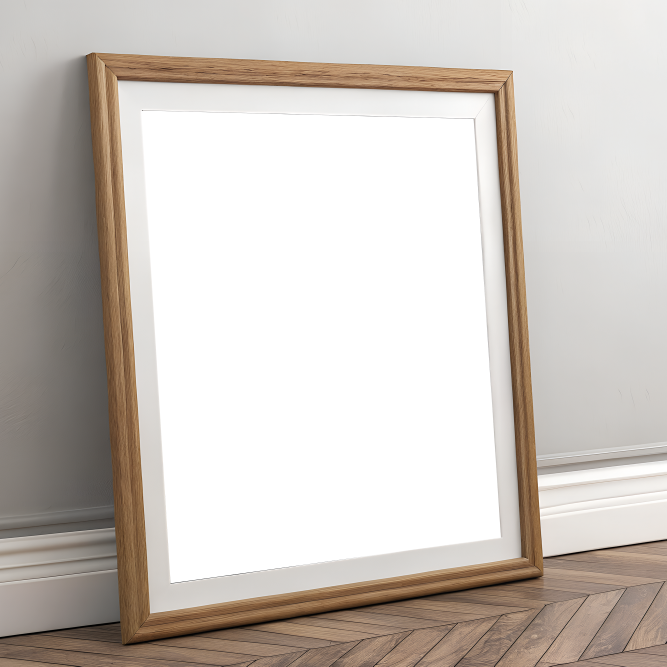
#> input picture inputs/mockups/4x5-categorised/Closeup/4x5-mockup-08.png, 2000 x 2000 px (shown at 1/3 size)
$ python -i analyze_artwork.py   (imports and definitions only)
#> lines starting #> are read from the running program, lines starting #| are printed output that depends on the picture
#!/usr/bin/env python3
# -*- coding: utf-8 -*-

"""DreamArtMachine Lite | analyze_artwork.py
===============================================================
Professional, production-ready, fully sectioned and sub-sectioned
Robbie Mode™ script for analyzing artworks with OpenAI.

This revision adds comprehensive logging, robust error handling and
optional feedback injection for AI analysis. All activity is written to
``capitalart/logs/analyze-artwork-YYYY-MM-DD-HHMM.log``.

Output JSON logic, filename conventions and colour detection remain
compatible with the previous version.
"""

# ============================== [ Imports ] ===============================
import argparse
import datetime as _dt
import json
import logging
import os
import random
import re
import shutil
import sys
import traceback
from pathlib import Path

from PIL import Image
from dotenv import load_dotenv
from openai import OpenAI

Image.MAX_IMAGE_PIXELS = None

# [1 line not run here, left out]
# [1 line that did not run here, left out]


# ======================= [ 1. CONFIGURATION & PATHS ] =======================
PROJECT_ROOT = Path(__file__).resolve().parent.parent

ARTWORKS_DIR = PROJECT_ROOT / "inputs" / "artworks"
MOCKUPS_DIR = PROJECT_ROOT / "inputs" / "mockups"
GENERIC_TEXTS_DIR = PROJECT_ROOT / "generic_texts"
ONBOARDING_PATH = PROJECT_ROOT / "settings" / "Master-Etsy-Listing-Description-Writing-Onboarding.txt"
OUTPUT_JSON = PROJECT_ROOT / "outputs" / "artwork_listing_master.json"
OUTPUT_PROCESSED_ROOT = PROJECT_ROOT / "outputs" / "processed"
LOGS_DIR = PROJECT_ROOT / "logs"
MOCKUPS_PER_LISTING = 9  # 1 thumb + 9 mockups

# --- [ 1.3: Etsy Colour Palette ]
ETSY_COLOURS = {
    'Beige': (222, 202, 173), 'Black': (24, 23, 22), 'Blue': (42, 80, 166), 'Bronze': (140, 120, 83),
    'Brown': (110, 72, 42), 'Clear': (240, 240, 240), 'Copper': (181, 101, 29), 'Gold': (236, 180, 63),
    'Grey': (160, 160, 160), 'Green': (67, 127, 66), 'Orange': (237, 129, 40), 'Pink': (229, 100, 156),
    'Purple': (113, 74, 151), 'Rainbow': (170, 92, 152), 'Red': (181, 32, 42), 'Rose gold': (212, 150, 146),
    'Silver': (170, 174, 179), 'White': (242, 242, 243), 'Yellow': (242, 207, 46)
}


# ====================== [ 2. LOGGING CONFIGURATION ] ========================
START_TS = _dt.datetime.now().strftime("%Y-%m-%d-%H%M")
# [1 line not run here, left out]
LOG_FILE = LOGS_DIR / f"analyze-artwork-{START_TS}.log"

# [5 lines not run here, left out]
logger = logging.getLogger("analyze_artwork")


class _Tee:
    """Simple tee to duplicate stdout/stderr to the log file."""

    def __init__(self, original, log_file):
        self._original = original
        self._log = log_file

    # [5 lines left out: function write, not called in this run]

    def flush(self):
        self._original.flush()
        self._log.flush()


# [1 line not run here, left out]
# [1 line that did not run here, left out]
# [1 line that did not run here, left out]


# [1 line not run here, left out]


# ======================== [ 3. UTILITY FUNCTIONS ] ==========================

# [43 lines left out: functions get_aspect_ratio, pick_mockups, read_generic_text, not called in this run]


def read_onboarding_prompt() -> str:
    return Path(ONBOARDING_PATH).read_text(encoding="utf-8")


# [144 lines left out: functions slugify, parse_text_fallback, extract_seo_filename_from_text, extract_seo_filename, make_preview_2000px_max, save_finalised_artwork and 2 more, not called in this run]


def get_dominant_colours(img_path: Path, n: int = 2):
#> called with n = 2
    from sklearn.cluster import KMeans
    import numpy as np

    try:
        with Image.open(img_path) as img:
#> img is the input picture: PIL image 2000x2000 RGBA; mean R, G, B, A 190, 182.6, 176.2, 170
            img = img.convert("RGB")
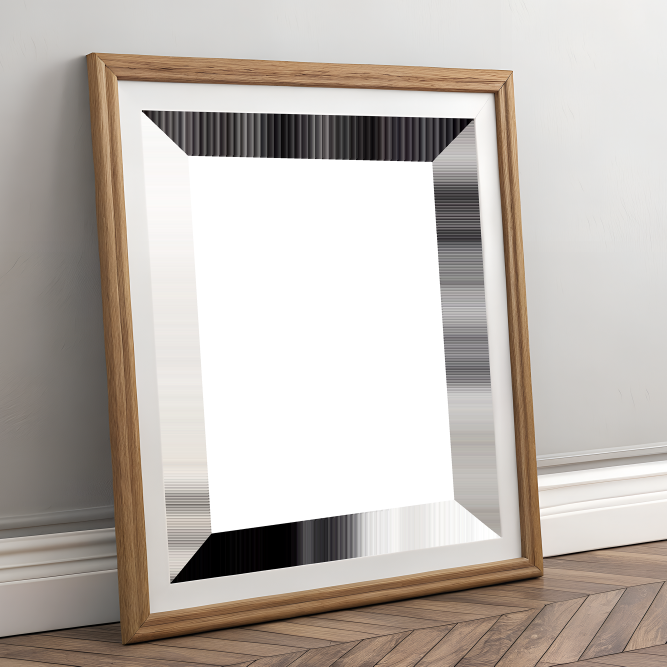
#> img: PIL image 2000x2000 RGB (shown at 1/3 size); mean R, G, B 190, 182.6, 176.2
            w, h = img.size
#> w = 2000; h = 2000
            crop = img.crop((max(0, w // 2 - 25), max(0, h // 2 - 25), min(w, w // 2 + 25), min(h, h // 2 + 25)))
#> crop: PIL image 50x50 RGB; every value is 255
            crop_dir = LOGS_DIR / "crops"
            crop_dir.mkdir(exist_ok=True)
            crop_path = crop_dir / f"{img_path.stem}-crop.jpg"
            crop.save(crop_path, "JPEG", quality=80)
            logger.debug(f"Saved crop for colour check: {crop_path}")
            img = img.resize((100, 100))
            arr = np.asarray(img).reshape(-1, 3)

        k = max(3, n + 1)
        kmeans = KMeans(n_clusters=k, n_init='auto' if hasattr(KMeans, 'n_init') else 10)
        labels = kmeans.fit_predict(arr)
        counts = np.bincount(labels)
        sorted_idx = counts.argsort()[::-1]
        seen = set()
        colours = []
        for i in sorted_idx:
            rgb = tuple(int(c) for c in kmeans.cluster_centers_[i])
            name = closest_colour(rgb)
            if name not in seen:
                seen.add(name)
                colours.append(name)
            if len(colours) >= n:
                break
        if len(colours) < 2:
            colours = (colours + ["White", "Black"])[:2]
    except Exception as e:
        logger.error(f"Colour detection failed for {img_path}: {e}")
        logger.error(traceback.format_exc())
        colours = ["White", "Black"]

#> (the run stopped early here; a loop or call above may not have finished)
